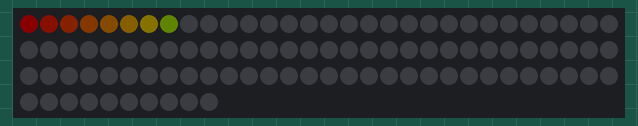
Recording of a sketch running on a simulated Arduino Uno, built with avr-gcc and run on an emulated ATmega328P. On the bench: 100 RGB LEDs in strip order, left to right, continuing on the next row. Dim RGB values are drawn brighter than linear.

Above: at 0.46 s.
At 1.39 s:
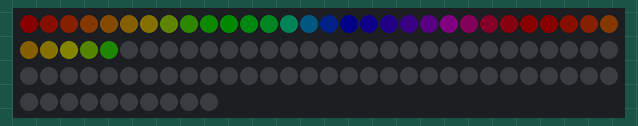
At 2.02 s:
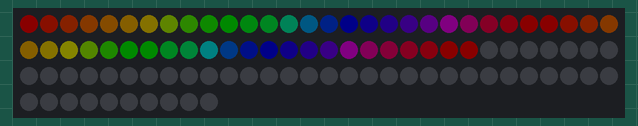
At 2.66 s:
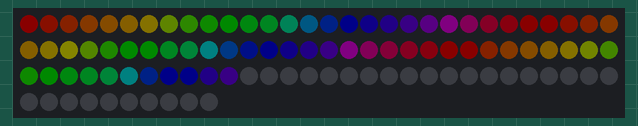
At 3.6 s:
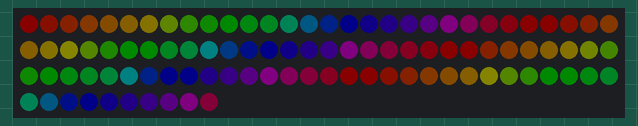

The sketch:

Led_rainbow.ino
```cpp
/*
 * Made by Xylem inspired by the FastLED library
 *
 * This program is a loop that goes through the whole colour spectrum of the WS2812B LEDs
 */

#include <FastLED.h>
#define NUM_LEDS 100
#define DATA_PIN 6
CRGB leds[NUM_LEDS];

void setup() {
  FastLED.addLeds<WS2812B, DATA_PIN, GRB>(leds, NUM_LEDS);
  FastLED.setBrightness(10);
}

void loop() {
  for(int i=0; i<NUM_LEDS+1; i++){
    fill_rainbow(leds,i,0,10);
    delay(30);
    FastLED.show();
  }
}
```
